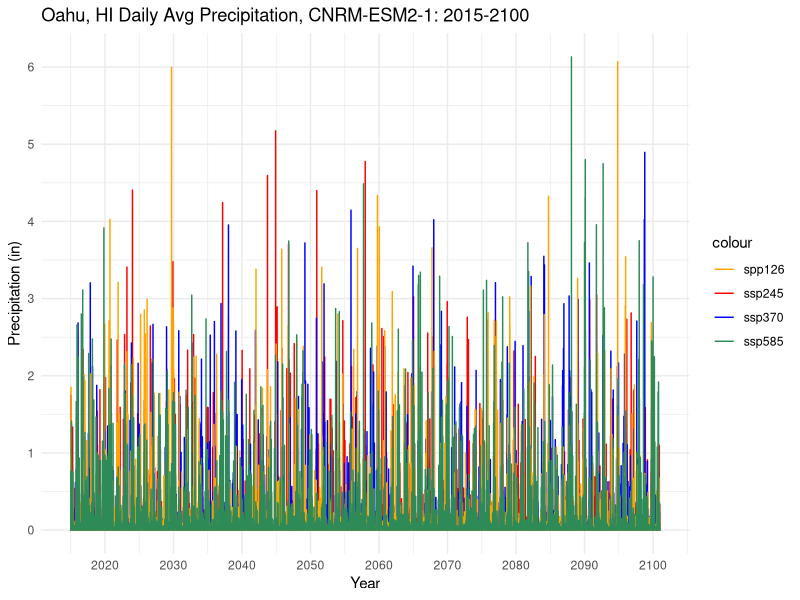
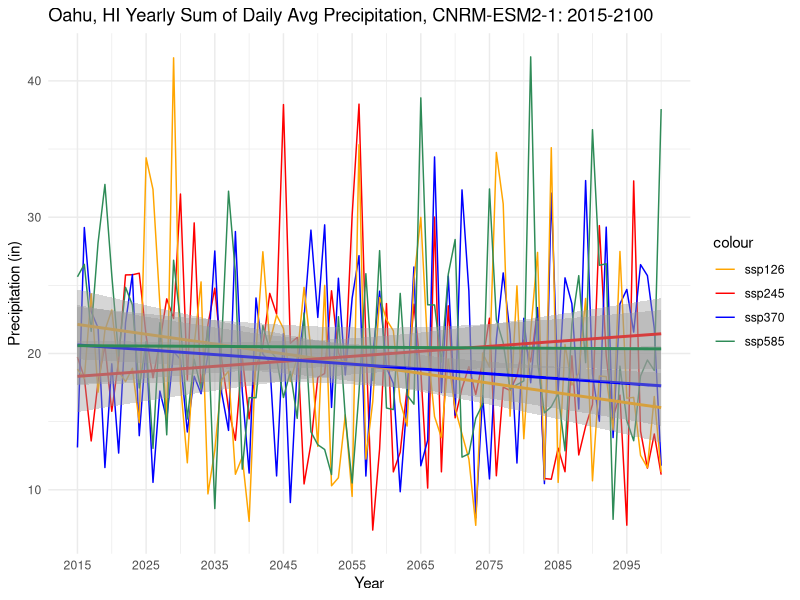
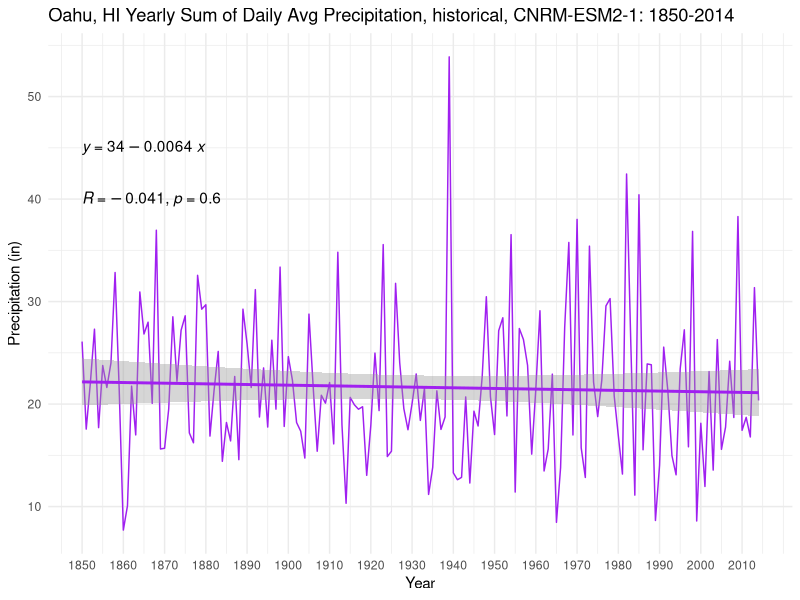
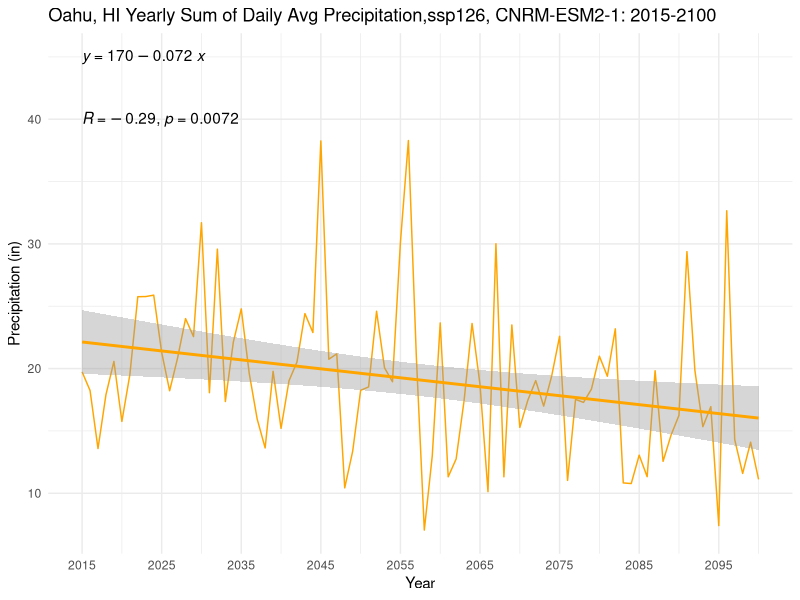
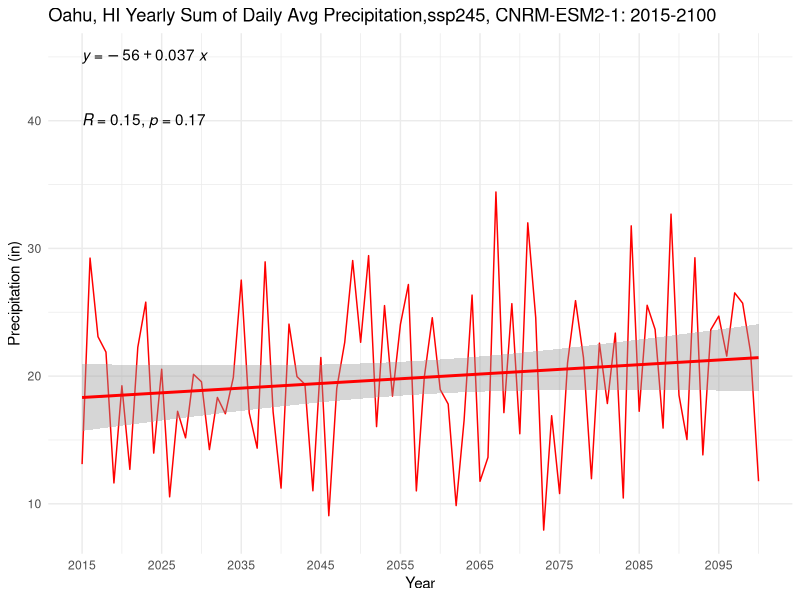
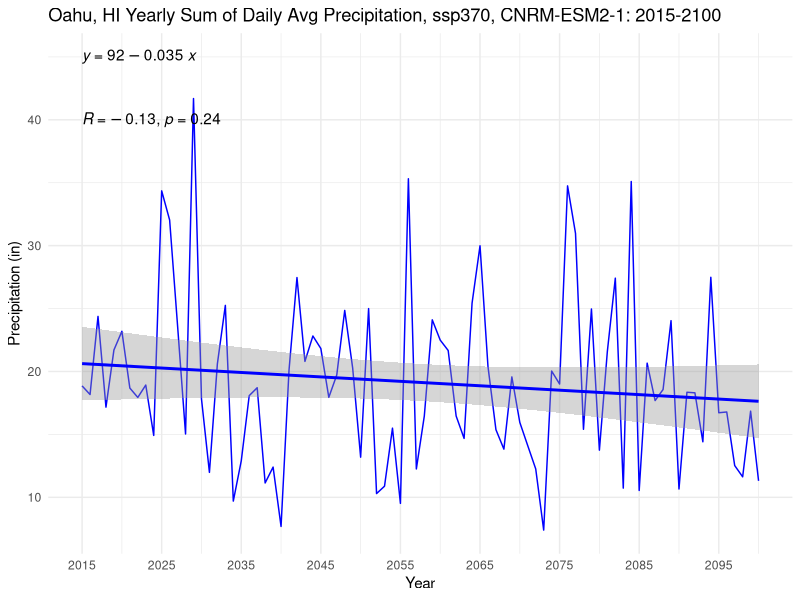
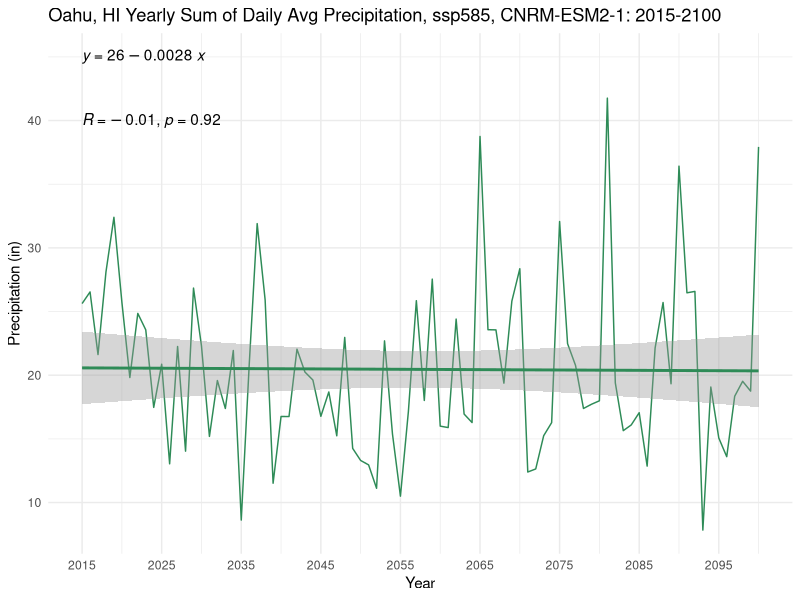
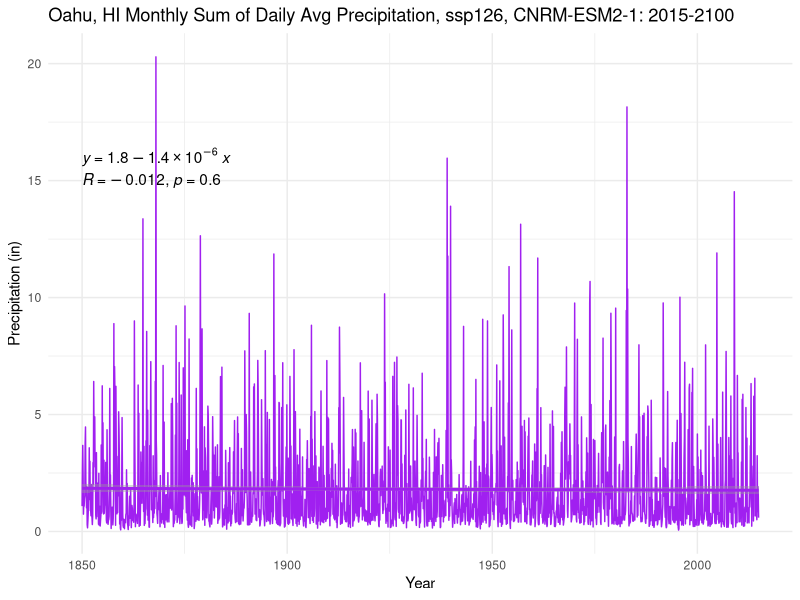

R code for these plots, in order:
## ---- chunk 1
knitr::opts_chunk$set(echo = TRUE)
library(tidyverse)
library(here)
library(lubridate)
library(ggpubr)
library(zoo)
## ---- chunk 2
historical = read.csv(here("climate_change_data","oahu_historical_2015_2100.csv")) %>%  rename(date = dayofyear, pcp = pr) 
ssp126 = read.csv(here("climate_change_data","oahu_ssp126_2015_2100.csv")) %>% 
  rename(date = dayofyear, pcp = pr) 
ssp245 = read.csv(here("climate_change_data","oahu_ssp245_2015_2100.csv")) %>% 
  rename(date = dayofyear, pcp = pr) 
ssp370 = read.csv(here("climate_change_data","oahu_ssp370_2015_2100.csv")) %>% 
  rename(date = dayofyear, pcp = pr)
ssp585 = read.csv(here("climate_change_data","oahu_ssp585_2015_2100.csv")) %>% 
  rename(date = dayofyear, pcp = pr)

## convert date column to year, month, day components using luberdate package
historical$date <- ymd(historical$date)
ssp126$date <- ymd(ssp126$date)
ssp245$date <- ymd(ssp245$date)
ssp370$date <- ymd(ssp370$date)
ssp585$date <- ymd(ssp585$date)
## ---- chunk 3
daily_avg_proj <- 
  ggplot() +
  geom_line(data = ssp126, aes(x=date, y=pcp, color="orange"), size = 0.5) + 
  geom_line(data = ssp245, aes(x=date, y=pcp, color="red"), size = 0.5) +
  geom_line(data = ssp370, aes(x=date, y=pcp, color = "blue"), size = 0.5) +
  geom_line(data = ssp585, aes(x=date, y=pcp, color = "seagreen"), size = 0.5) + 
  theme_minimal() + 
  scale_y_continuous(breaks=seq(0,7,1)) +
  scale_x_date(date_breaks = "10 years", date_labels = "%Y") +
  ggtitle("Oahu, HI Daily Avg Precipitation, CNRM-ESM2-1: 2015-2100") +
   labs(x = "Year",
       y = "Precipitation (in)") +
  scale_color_manual(values = c("orange", "red", "blue", "seagreen"), labels = c("spp126", "ssp245", "ssp370", "ssp585"))

daily_avg_proj

## extra bit for regression 
# +
#   geom_smooth(method='lm', formula = y~x) +
#   stat_regline_equation(label.x = 2015,
#                         label.y = 6) +
#   stat_cor(label.x = 10,
#            label.y = 4)
## ---- chunk 4
# add seperate columns for year, month and day
historical <- historical %>% 
  mutate(year = year(date)) %>% 
  mutate(month = month(date)) %>% 
  mutate(day = day(date))

ssp126 <- ssp126 %>% 
  mutate(year = year(date)) %>% 
  mutate(month = month(date)) %>% 
  mutate(day = day(date))

ssp245 <- ssp245 %>% 
  mutate(year = year(date)) %>% 
  mutate(month = month(date)) %>% 
  mutate(day = day(date))

ssp370 <- ssp370 %>% 
  mutate(year = year(date)) %>% 
  mutate(month = month(date)) %>% 
  mutate(day = day(date))

ssp585 <- ssp585  %>% 
  mutate(year = year(date)) %>% 
  mutate(month = month(date)) %>% 
  mutate(day = day(date))


# group by yearly sum of pcp 
historical_yearly <- historical %>% 
  group_by(year) %>% 
  mutate(sum = sum(pcp)) %>% 
  select(year, sum) %>% 
  distinct()

historical_yearly$year <- as.numeric(historical_yearly$year) 


# group by yearly sum of pcp 
ssp126_yearly <- ssp126 %>% 
  group_by(year) %>% 
  mutate(sum = sum(pcp)) %>% 
  select(year, sum) %>% 
  distinct()

ssp126_yearly$year <- as.numeric(ssp126_yearly$year) 

# group by yearly sum of pcp 
ssp245_yearly <- ssp245 %>% 
  group_by(year) %>% 
  mutate(sum = sum(pcp)) %>% 
  select(year, sum) %>% 
  distinct()

ssp245_yearly$year <- as.numeric(ssp245_yearly$year) 

# group by yearly sum of pcp 
ssp370_yearly <- ssp370 %>% 
  group_by(year) %>% 
  mutate(sum = sum(pcp)) %>% 
  select(year, sum) %>% 
  distinct()

ssp370_yearly$year <- as.numeric(ssp370_yearly$year) 

# group by yearly sum of pcp 
ssp585_yearly <- ssp585 %>% 
  group_by(year) %>% 
  mutate(sum = sum(pcp)) %>% 
  select(year, sum) %>% 
  distinct()

ssp585_yearly$year <- as.numeric(ssp585_yearly$year) 


# group by month (and associated year) sum of pcp
historical_monthly <- historical %>% 
  group_by(month,year) %>% 
  mutate(sum = sum(pcp)) %>% 
  select(month, year, sum) %>% 
  distinct()

historical_monthly$date <- format(as.Date(paste(historical_monthly$year, historical_monthly$month, 01), "%Y %m %d"), "%m-%Y")

historical_monthly$date <- my(historical_monthly$date)


# group by month (and associated year) sum of pcp
ssp126_monthly <- ssp126 %>% 
  group_by(month,year) %>% 
  mutate(sum = sum(pcp)) %>% 
  select(month, year, sum) %>% 
  distinct()

ssp126_monthly$date <- format(as.Date(paste(ssp126_monthly$year, ssp126_monthly$month, 01), "%Y %m %d"), "%m-%Y")

ssp126_monthly$date <- my(ssp126_monthly$date)


# group by month (and associated year) sum of pcp
ssp245_monthly <- ssp245 %>% 
  group_by(month,year) %>% 
  mutate(sum = sum(pcp)) %>% 
  select(month, year, sum) %>% 
  distinct()

ssp245_monthly$date <- format(as.Date(paste(ssp245_monthly$year, ssp245_monthly$month, 01), "%Y %m %d"), "%m-%Y")

ssp245_monthly$date <- my(ssp245_monthly$date)

# group by yearly sum of daily avg pcp 
ssp370_monthly <- ssp370 %>% 
  group_by(month,year) %>% 
  mutate(sum = sum(pcp)) %>% 
  select(month, year, sum) %>% 
  distinct() 
  
ssp370_monthly$date <- format(as.Date(paste(ssp370_monthly$year, ssp370_monthly$month, 01), "%Y %m %d"), "%m-%Y")

ssp370_monthly$date <- my(ssp370_monthly$date)

# group by yearly sum of daily avg pcp 
ssp585_monthly <- ssp585 %>% 
  group_by(month,year) %>% 
  mutate(sum = sum(pcp)) %>% 
  select(month, year, sum) %>% 
  distinct() 
  
ssp585_monthly$date <- format(as.Date(paste(ssp585_monthly$year, ssp585_monthly$month, 01), "%Y %m %d"), "%m-%Y")

ssp585_monthly$date <- my(ssp585_monthly$date)

## ---- chunk 5
## all three ssps 
yearly_avg_proj <- 
  ggplot() +
  geom_line(data = ssp126_yearly, aes(x=year, y=sum, color="orange"), size = 0.5) + 
  geom_line(data = ssp245_yearly, aes(x=year, y=sum, color="red"), size = 0.5) +
  geom_line(data = ssp370_yearly, aes(x=year, y=sum, color = "blue"), size = 0.5) +
  geom_line(data = ssp585_yearly, aes(x=year, y=sum, color = "seagreen"), size = 0.5) +
  theme_minimal() + 
  scale_y_continuous(breaks=seq(0,50,10)) +
  scale_x_continuous(breaks=seq(2015,2100,10)) + 
  # scale_x_date(date_breaks = "5 years", date_labels = "%Y") +
  ggtitle("Oahu, HI Yearly Sum of Daily Avg Precipitation, CNRM-ESM2-1: 2015-2100") + 
  scale_color_manual(values = c("orange", "red", "blue", "seagreen"), labels = c("ssp126", "ssp245", "ssp370", "ssp585")) +
  labs(x = "Year",
       y = "Precipitation (in)") +
  geom_smooth(data = ssp126_yearly, aes(x=year, y=sum), method='lm', formula = y~x, color = "orange") + 
  geom_smooth(data = ssp245_yearly, aes(x=year, y=sum), method='lm', formula = y~x, color = "red") + 
  geom_smooth(data = ssp370_yearly, aes(x=year, y=sum), method='lm', formula = y~x, color = "blue") + 
  geom_smooth(data = ssp585_yearly, aes(x=year, y=sum), method='lm', formula = y~x, color = "seagreen") + 
  stat_regline_equation(label.y = 45) +
  stat_cor(label.y = 40)

yearly_avg_proj

## historical 
historical_yearly_plot <- 
  ggplot(data = historical_yearly, aes(x=year, y=sum)) +
  geom_line(size = 0.5,color="purple") +
  theme_minimal() + 
  scale_y_continuous(breaks=seq(0,50,10)) +
  scale_x_continuous(breaks=seq(1850,2015,10)) + 
  ggtitle("Oahu, HI Yearly Sum of Daily Avg Precipitation, historical, CNRM-ESM2-1: 1850-2014") + 
  geom_smooth(method='lm', formula = y~x, color = "purple") +
  stat_regline_equation(label.y = 45) +
  stat_cor(label.y = 40) +
   labs(x = "Year",
       y = "Precipitation (in)")

historical_yearly_plot


## ssp126
ssp126_yearly_plot <- 
  ggplot(data = ssp126_yearly, aes(x=year, y=sum)) +
  geom_line(size = 0.5,color="orange") +
  theme_minimal() + 
  scale_y_continuous(breaks=seq(0,50,10)) +
  scale_x_continuous(breaks=seq(2015,2100,10)) + 
  ggtitle("Oahu, HI Yearly Sum of Daily Avg Precipitation,ssp126, CNRM-ESM2-1: 2015-2100") + 
  geom_smooth(method='lm', formula = y~x, color = "orange") +
  stat_regline_equation(label.y = 45) +
  stat_cor(label.y = 40) +
   labs(x = "Year",
       y = "Precipitation (in)")

ssp126_yearly_plot


## ssp245
ssp245_yearly_plot <- 
  ggplot(data = ssp245_yearly, aes(x=year, y=sum)) +
  geom_line(size = 0.5,color="red") +
  theme_minimal() + 
  scale_y_continuous(breaks=seq(0,50,10)) +
  scale_x_continuous(breaks=seq(2015,2100,10)) + 
  ggtitle("Oahu, HI Yearly Sum of Daily Avg Precipitation,ssp245, CNRM-ESM2-1: 2015-2100") + 
  geom_smooth(method='lm', formula = y~x, color = "red") +
  stat_regline_equation(label.y = 45) +
  stat_cor(label.y = 40) +
   labs(x = "Year",
       y = "Precipitation (in)")

ssp245_yearly_plot
  
## ssp370
ssp370_yearly_plot <- 
  ggplot(data = ssp370_yearly, aes(x=year, y=sum)) +
  geom_line(size = 0.5,color="blue") +
  theme_minimal() + 
  scale_y_continuous(breaks=seq(0,50,10)) +
  scale_x_continuous(breaks=seq(2015,2100,10)) + 
  ggtitle("Oahu, HI Yearly Sum of Daily Avg Precipitation, ssp370, CNRM-ESM2-1: 2015-2100") + 
  geom_smooth(method='lm', formula = y~x, color = "blue") +
  stat_regline_equation(label.y = 45) +
  stat_cor(label.y = 40) +
   labs(x = "Year",
       y = "Precipitation (in)")

ssp370_yearly_plot

## ssp585
ssp585_yearly_plot <- 
  ggplot(data = ssp585_yearly, aes(x=year, y=sum)) +
  geom_line(size = 0.5,color="seagreen") +
  theme_minimal() + 
  scale_y_continuous(breaks=seq(0,50,10)) +
  scale_x_continuous(breaks=seq(2015,2100,10)) + 
  ggtitle("Oahu, HI Yearly Sum of Daily Avg Precipitation, ssp585, CNRM-ESM2-1: 2015-2100") + 
  geom_smooth(method='lm', formula = y~x, color = "seagreen") +
  stat_regline_equation(label.y = 45) +
  stat_cor(label.y = 40) +
   labs(x = "Year",
       y = "Precipitation (in)")

ssp585_yearly_plot
## ---- chunk 6
## historical monthly 
historical_monthly_plot <- 
  ggplot(data = historical_monthly, aes(x=date, y=sum)) +
  geom_line(size = 0.5,color="purple") +
  theme_minimal() + 
  scale_y_continuous(breaks=seq(0,20,5)) +
  #scale_x_continuous(breaks=seq(2015,2100,10)) + 
  ggtitle("Oahu, HI Monthly Sum of Daily Avg Precipitation, ssp126, CNRM-ESM2-1: 2015-2100") + 
  geom_smooth(method='lm', formula = y~x, color = "purple") +
  stat_regline_equation(label.y = 16) +
  stat_cor(label.y = 15) +
   labs(x = "Year",
       y = "Precipitation (in)")

historical_monthly_plot


## ssp126 monthly 
ssp126_monthly_plot <- 
  ggplot(data = ssp126_monthly, aes(x=date, y=sum)) +
  geom_line(size = 0.5,color="orange") +
  theme_minimal() + 
  scale_y_continuous(breaks=seq(0,20,5)) +
  #scale_x_continuous(breaks=seq(2015,2100,10)) + 
  ggtitle("Oahu, HI Monthly Sum of Daily Avg Precipitation, ssp126, CNRM-ESM2-1: 2015-2100") + 
  geom_smooth(method='lm', formula = y~x, color = "orange") +
  stat_regline_equation(label.y = 16) +
  stat_cor(label.y = 15) +
   labs(x = "Year",
       y = "Precipitation (in)")

ssp126_monthly_plot

## ssp245 monthly 
ssp245_monthly_plot <- 
  ggplot(data = ssp245_monthly, aes(x=date, y=sum)) +
  geom_line(size = 0.5,color="red") +
  theme_minimal() + 
  scale_y_continuous(breaks=seq(0,20,5)) +
  #scale_x_continuous(breaks=seq(2015,2100,10)) + 
  ggtitle("Oahu, HI Monthly Sum of Daily Avg Precipitation, ssp245, CNRM-ESM2-1: 2015-2100") + 
  geom_smooth(method='lm', formula = y~x, color = "red") +
  stat_regline_equation(label.y = 16) +
  stat_cor(label.y = 15) +
   labs(x = "Year",
       y = "Precipitation (in)")

ssp245_monthly_plot

## ssp370 monthly
ssp370_monthly_plot <- 
  ggplot(data = ssp370_monthly, aes(x=date, y=sum)) +
  geom_line(size = 0.5,color="blue") +
  theme_minimal() + 
  scale_y_continuous(breaks=seq(0,20,5)) +
  #scale_x_continuous(breaks=seq(2015,2100,10)) + 
  ggtitle("Oahu, HI Monthly Sum of Daily Avg Precipitation, ssp370, CNRM-ESM2-1: 2015-2100") + 
  geom_smooth(method='lm', formula = y~x, color = "blue") +
  stat_regline_equation(label.y = 16) +
  stat_cor(label.y = 15) +
   labs(x = "Year",
       y = "Precipitation (in)")

ssp370_monthly_plot

## ssp585 monthly
ssp585_monthly_plot <- 
  ggplot(data = ssp585_monthly, aes(x=date, y=sum)) +
  geom_line(size = 0.5,color="seagreen") +
  theme_minimal() + 
  scale_y_continuous(breaks=seq(0,20,5)) +
  #scale_x_continuous(breaks=seq(2015,2100,10)) + 
  ggtitle("Oahu, HI Monthly Sum of Daily Avg Precipitation, ssp585, CNRM-ESM2-1: 2015-2100") + 
  geom_smooth(method='lm', formula = y~x, color = "seagreen") +
  stat_regline_equation(label.y = 16) +
  stat_cor(label.y = 15) + 
   labs(x = "Year",
       y = "Precipitation (in)")

ssp585_monthly_plot
## ---- chunk 7
monthly_avg_proj <- 
  ggplot() +
  geom_line(data = ssp126_monthly, aes(x=date, y=sum, color= "orange"), size = 0.5) + 
  geom_line(data = ssp245_monthly, aes(x=date, y=sum, color= "red"), size = 0.5) +
  geom_line(data = ssp370_monthly, aes(x=date, y=sum, color = "blue"), size = 0.5) +
  geom_line(data = ssp585_monthly, aes(x=date, y=sum, color = "seagreen"), size = 0.5) +
  theme_minimal() + 
  scale_y_continuous(breaks=seq(0,20,5)) +
  #scale_x_continuous(breaks=seq(2015,2100,10)) + 
  # scale_x_date(date_breaks = "5 years", date_labels = "%Y") +
  ggtitle("Oahu, HI Monthly Sum of Daily Avg Precipitation, CNRM-ESM2-1: 2015-2100") + 
  scale_color_manual(values = c("orange", "red", "blue", "seagreen"), labels = c("ssp126", "ssp245", "ssp370", "ssp585")) +
  labs(x = "Year",
       y = "Precipitation (in)") 

monthly_avg_proj
## ---- chunk 8
# ggsave("img/daily_avg_proj.png", daily_avg_proj, height = 5, width = 7, dpi = 320)
# ggsave("img/yearly_avg_proj.png", yearly_avg_proj, height = 5, width = 7, dpi = 320)
# ggsave("img/monthly_avg_proj.png", monthly_avg_proj, height = 5, width = 7, dpi = 320)
# ggsave("img/ssp245_yearly_plot.png", ssp245_yearly_plot, height = 5, width = 7, dpi = 320)
# ggsave("img/ssp370_yearly_plot.png", ssp370_yearly_plot, height = 5, width = 7, dpi = 320)
# ggsave("img/ssp585_yearly_plot.png", ssp585_yearly_plot, height = 5, width = 7, dpi = 320)
# ggsave("img/ssp245_monthly_plot.png", ssp245_monthly_plot, height = 5, width = 7, dpi = 320)
# ggsave("img/ssp370_monthly_plot.png", ssp370_monthly_plot, height = 5, width = 7, dpi = 320)
# ggsave("img/ssp585_monthly_plot.png", ssp585_monthly_plot, height = 5, width = 7, dpi = 320)
## ---- chunk 9
ssp126_2050 <- ssp126 %>% 
  filter(year %in% (2015:2050))

ssp245_2050 <- ssp245 %>% 
  filter(year %in% (2015:2050))

ssp370_2050 <- ssp370 %>% 
  filter(year %in% (2015:2050))

ssp585_2050 <- ssp585 %>% 
  filter(year %in% (2015:2050))



## ssp126  til 2050
ssp126_2050_monthly_plot <- 
  ggplot(data = ssp126_2050, aes(x=date, y=pcp)) +
  geom_line(size = 0.5,color="orange") +
  theme_minimal() + 
  scale_y_continuous(breaks=seq(0,7,1)) +
  #scale_x_continuous(breaks=seq(2015,2100,10)) + 
  ggtitle("Oahu, HI Daily Avg Precipitation, ssp126, CNRM-ESM2-1: 2015-2050") + 
  geom_smooth(method='lm', formula = y~x, color = "orange") +
  stat_regline_equation(label.y = 6) +
  stat_cor(label.y = 5) +
   labs(x = "Year",
       y = "Precipitation (in)")

ssp126_2050_monthly_plot

## ssp245  til 2050
ssp245_2050_monthly_plot <- 
  ggplot(data = ssp245_2050, aes(x=date, y=pcp)) +
  geom_line(size = 0.5,color="red") +
  theme_minimal() + 
  scale_y_continuous(breaks=seq(0,7,1)) +
  #scale_x_continuous(breaks=seq(2015,2100,10)) + 
  ggtitle("Oahu, HI Daily Avg Precipitation, ssp245, CNRM-ESM2-1: 2015-2050") + 
  geom_smooth(method='lm', formula = y~x, color = "red") +
  stat_regline_equation(label.y = 6) +
  stat_cor(label.y = 5) +
   labs(x = "Year",
       y = "Precipitation (in)")

ssp245_2050_monthly_plot

## ssp370  til 2050
ssp370_2050_monthly_plot <- 
  ggplot(data = ssp370_2050, aes(x=date, y=pcp)) +
  geom_line(size = 0.5,color="blue") +
  theme_minimal() + 
  scale_y_continuous(breaks=seq(0,7,1)) +
  #scale_x_continuous(breaks=seq(2015,2100,10)) + 
  ggtitle("Oahu, HI Daily Avg Precipitation, ssp370, CNRM-ESM2-1: 2015-2050") + 
  geom_smooth(method='lm', formula = y~x, color = "blue") +
  stat_regline_equation(label.y = 6) +
  stat_cor(label.y = 5) +
   labs(x = "Year",
       y = "Precipitation (in)")

ssp370_2050_monthly_plot

## ssp585 monthly til 2050
ssp585_2050_monthly_plot <- 
  ggplot(data = ssp585_2050, aes(x=date, y=pcp)) +
  geom_line(size = 0.5,color="seagreen") +
  theme_minimal() + 
  scale_y_continuous(breaks=seq(0,7,1)) +
  #scale_x_continuous(breaks=seq(2015,2100,10)) + 
  ggtitle("Oahu, HI Daily Avg Precipitation, ssp585, CNRM-ESM2-1: 2015-2050") + 
  geom_smooth(method='lm', formula = y~x, color = "seagreen") +
  stat_regline_equation(label.y = 6) +
  stat_cor(label.y = 5) + 
   labs(x = "Year",
       y = "Precipitation (in)")

ssp585_2050_monthly_plot

## ---- chunk 10
# group by yearly sum of pcp 
ssp126_2050_yearly <- ssp126_2050 %>% 
  group_by(year) %>% 
  mutate(sum = sum(pcp)) %>% 
  select(year, sum) %>% 
  distinct()

ssp126_2050_yearly$year <- as.numeric(ssp126_2050_yearly$year) 

# group by yearly sum of pcp 
ssp245_2050_yearly <- ssp245_2050 %>% 
  group_by(year) %>% 
  mutate(sum = sum(pcp)) %>% 
  select(year, sum) %>% 
  distinct()

ssp245_2050_yearly$year <- as.numeric(ssp245_2050_yearly$year) 

# group by yearly sum of pcp 
ssp370_2050_yearly <- ssp370_2050 %>% 
  group_by(year) %>% 
  mutate(sum = sum(pcp)) %>% 
  select(year, sum) %>% 
  distinct()

ssp370_2050_yearly$year <- as.numeric(ssp370_2050_yearly$year) 

# group by yearly sum of pcp 
ssp585_2050_yearly <- ssp585_2050 %>% 
  group_by(year) %>% 
  mutate(sum = sum(pcp)) %>% 
  select(year, sum) %>% 
  distinct()

ssp585_2050_yearly$year <- as.numeric(ssp585_2050_yearly$year) 



## ssp126 2050 plot
ssp126_2050_yearly_plot <- 
  ggplot(data = ssp126_2050_yearly, aes(x=year, y=sum)) +
  geom_line(size = 0.5,color="orange") +
  theme_minimal() + 
  scale_y_continuous(breaks=seq(0,50,10)) +
  scale_x_continuous(breaks=seq(2015,2050,10)) + 
  ggtitle("Oahu, HI Yearly Sum of Daily Avg Precipitation,ssp126, CNRM-ESM2-1: 2015-2050") + 
  geom_smooth(method='lm', formula = y~x, color = "orange") +
  stat_regline_equation(label.y = 45) +
  stat_cor(label.y = 40) +
   labs(x = "Year",
       y = "Precipitation (in)")

ssp126_2050_yearly_plot


## ssp245 2050 plot 
ssp245_2050_yearly_plot <- 
  ggplot(data = ssp245_2050_yearly, aes(x=year, y=sum)) +
  geom_line(size = 0.5,color="red") +
  theme_minimal() + 
  scale_y_continuous(breaks=seq(0,50,10)) +
  scale_x_continuous(breaks=seq(2015,2050,10)) + 
  ggtitle("Oahu, HI Yearly Sum of Daily Avg Precipitation, ssp245, CNRM-ESM2-1: 2015-2050") + 
  geom_smooth(method='lm', formula = y~x, color = "red") +
  stat_regline_equation(label.y = 45) +
  stat_cor(label.y = 40) +
   labs(x = "Year",
       y = "Precipitation (in)")

ssp245_2050_yearly_plot
  
## ssp370 2050 plot 
ssp370_2050_yearly_plot <- 
  ggplot(data = ssp370_2050_yearly, aes(x=year, y=sum)) +
  geom_line(size = 0.5, color="blue") +
  theme_minimal() + 
  scale_y_continuous(breaks=seq(0,50,10)) +
  scale_x_continuous(breaks=seq(2015,2050,10)) + 
  ggtitle("Oahu, HI Yearly Sum of Daily Avg Precipitation, ssp370, CNRM-ESM2-1: 2015-2050") + 
  geom_smooth(method='lm', formula = y~x, color = "blue") +
  stat_regline_equation(label.y = 45) +
  stat_cor(label.y = 40) +
   labs(x = "Year",
       y = "Precipitation (in)")

ssp370_2050_yearly_plot

## ssp585 2050 plot 
ssp585_2050_yearly_plot <- 
  ggplot(data = ssp585_2050_yearly, aes(x=year, y=sum)) +
  geom_line(size = 0.5,color="seagreen") +
  theme_minimal() + 
  scale_y_continuous(breaks=seq(0,50,10)) +
  scale_x_continuous(breaks=seq(2015,2050,10)) + 
  ggtitle("Oahu, HI Yearly Sum of Daily Avg Precipitation, ssp585, CNRM-ESM2-1: 2015-2050") + 
  geom_smooth(method='lm', formula = y~x, color = "seagreen") +
  stat_regline_equation(label.y = 45) +
  stat_cor(label.y = 40) +
   labs(x = "Year",
       y = "Precipitation (in)")

ssp585_2050_yearly_plot

